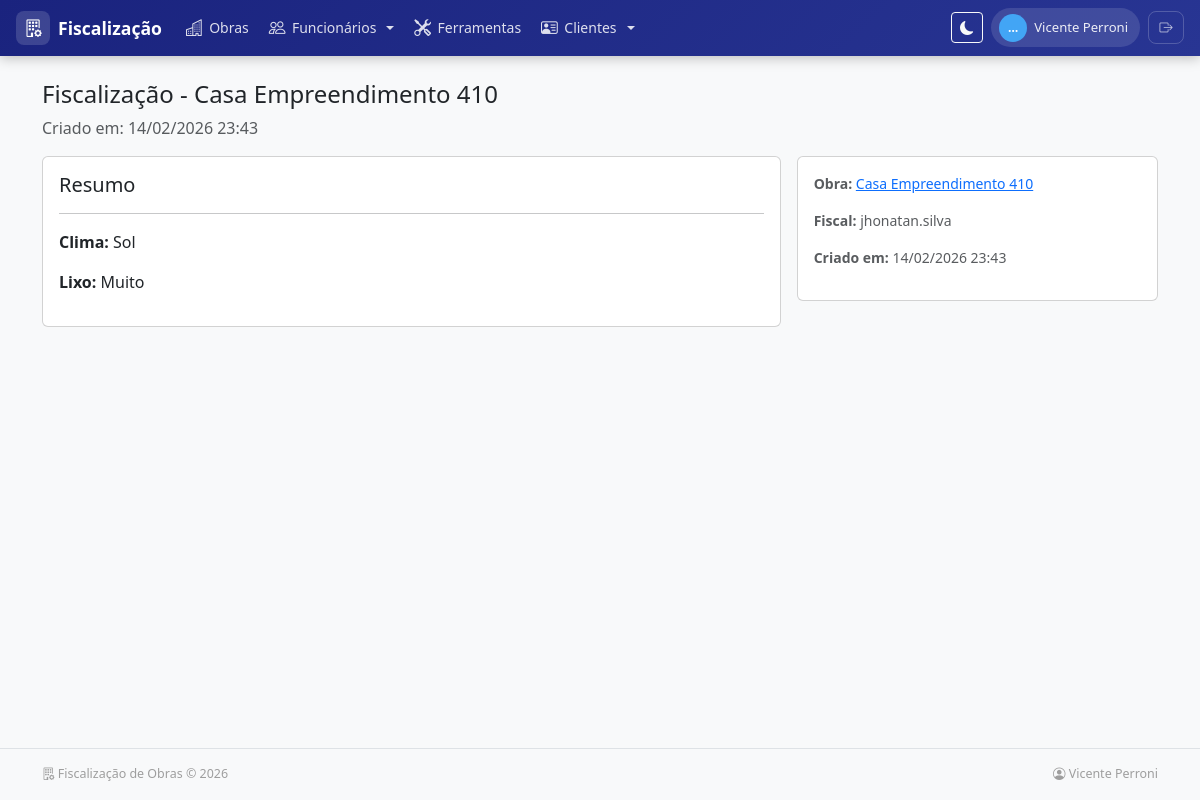
The app's page /fiscalizacao/1/ (signed in) with its own data.
### apps/fiscalizacao/models.py (models this page shows, shortened)
class RegistroFiscalizacao(models.Model):
    obra = models.ForeignKey(
        Obra,
        on_delete=models.CASCADE,
        related_name='fiscalizacoes',
        verbose_name="Obra"
    )
    fiscal = models.ForeignKey(
        User,
        on_delete=models.PROTECT,
        related_name='fiscalizacoes',
        verbose_name="Fiscal"
    )
    data_fiscalizacao = models.DateTimeField(verbose_name="Data da Fiscalização")
    CLIMA_CHOICES = [
        ('sol', 'Sol'),
        ('chuva', 'Chuva'),
        ('nublado', 'Nublado'),
    ]
    clima = models.CharField(
        max_length=10,
        choices=CLIMA_CHOICES,
        verbose_name="Clima"
    )
    LIXO_CHOICES = [
        ('nao_ha', 'Não há'),
        ('pouco', 'Pouco'),
        ('muito', 'Muito'),
    ]
    lixo = models.CharField(
        max_length=10,
        choices=LIXO_CHOICES,
        default='nao_ha',
        verbose_name="Lixo na Obra"
    )
    placa_instalada = models.BooleanField(
        default=False,
        verbose_name="Placa Instalada"
    )
    houve_ociosidade = models.BooleanField(
        default=False,
        verbose_name="Houve Ociosidade"
    )
    observacao_ociosidade = models.TextField(
        blank=True,
        null=True,
        verbose_name="Observação sobre Ociosidade"
    )
    houve_retrabalho = models.BooleanField(
        default=False,
        verbose_name="Houve Retrabalho"
    )
    motivo_retrabalho = models.TextField(
        blank=True,
        null=True,
        verbose_name="Motivo do Retrabalho"
    )
    observacoes = models.TextField(
        blank=True,
        null=True,
        verbose_name="Observações Gerais"
    )
    created_at = models.DateTimeField(auto_now_add=True, verbose_name="Criado em")
    updated_at = models.DateTimeField(auto_now=True, verbose_name="Atualizado em")
    class Meta:
        verbose_name = "Registro de Fiscalização"
        verbose_name_plural = "Registros de Fiscalização"
        ordering = ['-data_fiscalizacao', '-created_at']

### apps/obras/models.py (models this page shows, shortened)
class SoftDeleteModel(models.Model):
    deleted_at = models.DateTimeField(null=True, blank=True, db_index=True)
    objects = ActiveManager()
    all_objects = AllObjectsManager()
    class Meta:
        abstract = True

class Obra(SoftDeleteModel):
    nome = models.CharField(max_length=200, verbose_name="Nome da Obra")
    endereco = models.TextField(verbose_name="Endereço")
    cliente = models.ForeignKey(
        'clientes.Cliente',
        on_delete=models.SET_NULL,
        null=True,
        blank=True,
        verbose_name="Cliente"
    )
    data_inicio = models.DateField(verbose_name="Data de Início")
    data_previsao_termino = models.DateField(
        verbose_name="Previsão de Término",
        null=True,
        blank=True
    )
    STATUS_CHOICES = [
        ('planejamento', 'Planejamento'),
        ('em_andamento', 'Em Andamento'),
        ('pausada', 'Pausada'),
        ('concluida', 'Concluída'),
        ('cancelada', 'Cancelada'),
    ]
    status = models.CharField(
        max_length=20,
        choices=STATUS_CHOICES,
        default='planejamento',
        verbose_name="Status"
    )
    percentual_concluido = models.DecimalField(
        max_digits=5,
        decimal_places=2,
        default=Decimal('0.00'),
        validators=[MinValueValidator(0), MaxValueValidator(100)],
        verbose_name="Percentual Concluído (%)"
    )
    ativo = models.BooleanField(default=True, verbose_name="Ativo")
    created_at = models.DateTimeField(auto_now_add=True, verbose_name="Criado em")
    updated_at = models.DateTimeField(auto_now=True, verbose_name="Atualizado em")
    class Meta:
        verbose_name = "Obra"
        verbose_name_plural = "Obras"
        ordering = ['-created_at']

### apps/fiscalizacao/views.py (the view)
# urls.py: path('<int:pk>/', views.fiscalizacao_detail, name='fiscalizacao_detail'),
@login_required
def fiscalizacao_detail(request, pk):
    fiscalizacao = get_object_or_404(RegistroFiscalizacao, pk=pk)
    context = {
        'fiscalizacao': fiscalizacao,
        'title': f'Fiscalização - {fiscalizacao.obra.nome}'
    }
    return render(request, 'fiscalizacao/fiscalizacao_detail.html', context)

### apps/obras/context_processors.py (called while the page is built)
def recent_obras(request):
    try:
        obras = list(Obra.objects.filter(ativo=True).order_by('-created_at')[:6])
    except Exception:
        obras = []
    return {'recent_obras': obras}

### apps/obras/models.py (called while the page is built)
    def alive(self):
        return self.filter(deleted_at__isnull=True)

    def get_queryset(self):
        return super().get_queryset().alive()

### templates/fiscalizacao/fiscalizacao_detail.html (shortened to what this page needs)
{% extends 'base.html' %}
{% block content %}
  <div class="mb-3 d-flex justify-content-between align-items-start">
    <div>
      <h1 class="h4">Fiscalização - {{ fiscalizacao.obra.nome }}</h1>
      <p class="text-muted mb-0">Criado em: {{ fiscalizacao.created_at|date:'d/m/Y H:i' }}</p>
    </div>
  </div>
  <div class="row g-3">
    <div class="col-12 col-lg-8">
      <div class="card mb-3">
        <div class="card-body">
          <h5 class="card-title">Resumo</h5>
          <hr>
          <p><strong>Clima:</strong> {{ fiscalizacao.get_clima_display }}</p>
          <p><strong>Lixo:</strong> {{ fiscalizacao.get_lixo_display }}</p>
        </div>
      </div>
    </div>
    <aside class="col-12 col-lg-4">
      <div class="card mb-3">
        <div class="card-body small text-muted">
          <p><strong>Obra:</strong> <a href="{% url 'obras:obra_detail' fiscalizacao.obra.pk %}">{{ fiscalizacao.obra.nome }}</a></p>
          <p><strong>Fiscal:</strong> {{ fiscalizacao.fiscal.get_full_name|default:fiscalizacao.fiscal.username }}</p>
          <p><strong>Criado em:</strong> {{ fiscalizacao.created_at|date:'d/m/Y H:i' }}</p>
        </div>
      </div>
    </aside>
  </div>
{% endblock %}

### templates/base.html (shortened to what this page needs)
<!doctype html>
<html lang="pt-br">
  <head>
    <link href="https://cdn.jsdelivr.net/npm/bootstrap@5.3.2/dist/css/bootstrap.min.css" rel="stylesheet">
    <link rel="stylesheet" href="https://cdn.jsdelivr.net/npm/bootstrap-icons@1.11.3/font/bootstrap-icons.min.css">
  </head>
  <body class="bg-light" {% if user.is_authenticated %}data-server-theme="{{ request.user.profile.theme_preference }}" data-server-variant="{{ request.user.profile.theme_variant }}"{% endif %}>
    {% url 'login' as login_url %}
    <nav class="main-navbar navbar navbar-expand-lg d-none d-lg-flex">
      <div class="container-fluid px-3">
        <a class="navbar-brand-custom me-3" href="{% if user.is_authenticated %}{% url 'home' %}{% else %}/{% endif %}">
          <span class="brand-icon"><i class="bi bi-building-gear"></i></span>
          <span>Fiscalização</span>
        </a>
        {% if user.is_authenticated %}
        <ul class="navbar-nav me-auto gap-1">
          {% if nav_perms.obras %}
          <li class="nav-item">
            <a class="nav-link" href="{% url 'obras:obra_list' %}">
              <i class="bi bi-buildings"></i> Obras
            </a>
          </li>
          {% endif %}
          {% if nav_perms.funcionarios %}
          <li class="nav-item dropdown">
            <a class="nav-link dropdown-toggle" href="#" role="button" data-bs-toggle="dropdown" aria-expanded="false">
              <i class="bi bi-people"></i> Funcionários
            </a>
          </li>
          {% endif %}
          {% if nav_perms.ferramentas %}
          <li class="nav-item">
            <a class="nav-link" href="/ferramentas/">
              <i class="bi bi-tools"></i> Ferramentas
            </a>
          </li>
          {% endif %}
          {% if nav_perms.clientes %}
          <li class="nav-item dropdown">
            <a class="nav-link dropdown-toggle" href="#" role="button" data-bs-toggle="dropdown" aria-expanded="false">
              <i class="bi bi-person-vcard"></i> Clientes
            </a>
          </li>
          {% endif %}
        </ul>
        <div class="d-flex align-items-center gap-2">
          <button id="themeToggle" type="button" class="btn btn-sm btn-outline-light" title="Alternar tema (claro/escuro)">
            <i id="themeToggleIcon" class="bi bi-moon-fill"></i>
          </button>
          <div class="user-pill">
            <span class="user-avatar">{{ user.first_name|default:user.username|truncatechars:1|upper }}</span>
            {{ user.get_full_name|default:user.username }}
          </div>
          <form method="post" action="{% url 'logout' %}" class="d-inline">
            <button type="submit" class="btn-logout" title="Sair">
              <i class="bi bi-box-arrow-right"></i>
            </button>
          </form>
        </div>
        {% endif %}
      </div>
    </nav>
    <main class="container my-4">
      {% block content %}{% endblock %}
    </main>
    <footer class="main-footer">
      <div class="container d-flex flex-wrap justify-content-between align-items-center">
        <span><i class="bi bi-building-gear"></i> Fiscalização de Obras &copy; {% now "Y" %}</span>
        {% if user.is_authenticated %}
        <span><i class="bi bi-person-circle"></i> {{ user.get_full_name|default:user.username }}</span>
        {% endif %}
      </div>
    </footer>
  </body>
</html>

### templates/base.html (style rules this page uses)
:root { --nav-gradient-start: #1a237e; --nav-gradient-end: #283593; --nav-hover: rgba(255,255,255,.12); --nav-active: rgba(255,255,255,.2); --accent: #42a5f5; }
.main-navbar { background: linear-gradient(135deg, var(--nav-gradient-start), var(--nav-gradient-end)); box-shadow: 0 2px 12px rgba(0,0,0,.25); padding: .35rem 0; }
.main-navbar .nav-link { color: rgba(255,255,255,.85); padding: .6rem .9rem; border-radius: .5rem; font-size: .875rem; font-weight: 500; transition: all .2s; display: flex; align-items: center; gap: .4rem; }
.main-navbar .nav-link .bi { font-size: 1.05rem; }
.navbar-brand-custom { color: #fff !important; font-weight: 700; font-size: 1.1rem; display: flex; align-items: center; gap: .5rem; text-decoration: none; padding: .3rem 0; }
.navbar-brand-custom .brand-icon { background: rgba(255,255,255,.15); border-radius: .5rem; width: 34px; height: 34px; display: flex; align-items: center; justify-content: center; font-size: 1.1rem; }
.user-pill { background: rgba(255,255,255,.12); border-radius: 2rem; padding: .35rem .75rem .35rem .5rem; display: flex; align-items: center; gap: .45rem; color: rgba(255,255,255,.9); font-size: .82rem; font-weight: 500; white-space: nowrap; }
.user-avatar { width: 28px; height: 28px; border-radius: 50%; background: var(--accent); display: flex; align-items: center; justify-content: center; font-weight: 700; font-size: .75rem; color: #fff; }
.btn-logout { color: rgba(255,255,255,.7); border: 1px solid rgba(255,255,255,.2); border-radius: .5rem; padding: .35rem .65rem; font-size: .82rem; text-decoration: none; background: transparent; transition: all .2s; display: flex; align-items: center; gap: .3rem; }
.main-footer { border-top: 1px solid #dee2e6; padding: 1rem 0; margin-top: 2rem; font-size: .78rem; color: #9e9e9e; }
body { min-height: 100vh; display: flex; flex-direction: column; }
main { flex: 1; }

### records on screen
RegistroFiscalizacao: obra.nome "Casa Empreendimento 410", created_at "14/02/2026 23:43", clima "Sol", lixo "Muito", fiscal.get_full_name "jhonatan.silva"

### other values on screen
{{ user.first_name|default:user.username|truncatechars:1|upper }} "…"
{{ user.get_full_name|default:user.username }} "Vicente Perroni"
